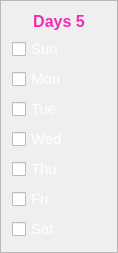
    <widget class="QFrame" name="SubjectDays_5">
     <property name="geometry">
      <rect>
       <x>670</x>
       <y>170</y>
       <width>118</width>
       <height>233</height>
      </rect>
     </property>
     <property name="frameShape">
      <enum>QFrame::StyledPanel</enum>
     </property>
     <property name="frameShadow">
      <enum>QFrame::Raised</enum>
     </property>
     <layout class="QVBoxLayout" name="verticalLayout_8">
      <item>
       <widget class="QLabel" name="Subject5DaysHeading">
        <property name="font">
         <font>
          <pointsize>12</pointsize>
          <weight>75</weight>
          <bold>true</bold>
         </font>
        </property>
        <property name="styleSheet">
         <string notr="true">QLabel{
	
color: rgb(241, 44, 172);
border-radius:10px;

}</string>
        </property>
        <property name="midLineWidth">
         <number>4</number>
        </property>
        <property name="text">
         <string>Days 5</string>
        </property>
        <property name="alignment">
         <set>Qt::AlignCenter</set>
        </property>
       </widget>
      </item>
      <item>
       <widget class="QCheckBox" name="Subject5Sunday">
        <property name="font">
         <font>
          <pointsize>11</pointsize>
         </font>
        </property>
        <property name="styleSheet">
         <string notr="true">QCheckBox{

	color: rgb(255, 255, 255);
}</string>
        </property>
        <property name="text">
         <string>Sun</string>
        </property>
        <property name="tristate">
         <bool>false</bool>
        </property>
       </widget>
      </item>
      <item>
       <widget class="QCheckBox" name="Subject5Monday">
        <property name="font">
         <font>
          <pointsize>11</pointsize>
         </font>
        </property>
        <property name="styleSheet">
         <string notr="true">QCheckBox{

	color: rgb(255, 255, 255);
}</string>
        </property>
        <property name="text">
         <string>Mon</string>
        </property>
        <property name="tristate">
         <bool>false</bool>
        </property>
       </widget>
      </item>
      <item>
       <widget class="QCheckBox" name="Subjcet5Tuesday">
        <property name="font">
         <font>
          <pointsize>11</pointsize>
         </font>
        </property>
        <property name="styleSheet">
         <string notr="true">QCheckBox{

	color: rgb(255, 255, 255);
}</string>
        </property>
        <property name="text">
         <string>Tue</string>
        </property>
        <property name="tristate">
         <bool>false</bool>
        </property>
       </widget>
      </item>
      <item>
       <widget class="QCheckBox" name="Subject5Wednesday">
        <property name="font">
         <font>
          <pointsize>11</pointsize>
         </font>
        </property>
        <property name="styleSheet">
         <string notr="true">QCheckBox{

	color: rgb(255, 255, 255);
}</string>
        </property>
        <property name="text">
         <string>Wed</string>
        </property>
        <property name="tristate">
         <bool>false</bool>
        </property>
       </widget>
      </item>
      <item>
       <widget class="QCheckBox" name="Subject5Thursday">
        <property name="font">
         <font>
          <pointsize>11</pointsize>
         </font>
        </property>
        <property name="styleSheet">
         <string notr="true">QCheckBox{

	color: rgb(255, 255, 255);
}</string>
        </property>
        <property name="text">
         <string>Thu</string>
        </property>
        <property name="tristate">
         <bool>false</bool>
        </property>
       </widget>
      </item>
      <item>
       <widget class="QCheckBox" name="Subject5Friday">
        <property name="font">
         <font>
          <pointsize>11</pointsize>
         </font>
        </property>
        <property name="styleSheet">
         <string notr="true">QCheckBox{

	color: rgb(255, 255, 255);
}</string>
        </property>
        <property name="text">
         <string>Fri</string>
        </property>
        <property name="tristate">
         <bool>false</bool>
        </property>
       </widget>
      </item>
      <item>
       <widget class="QCheckBox" name="Subject5Saturday">
        <property name="font">
         <font>
          <pointsize>11</pointsize>
         </font>
        </property>
        <property name="styleSheet">
         <string notr="true">QCheckBox{

	color: rgb(255, 255, 255);
}</string>
        </property>
        <property name="text">
         <string>Sat</string>
        </property>
        <property name="tristate">
         <bool>false</bool>
        </property>
       </widget>
      </item>
     </layout>
    </widget>
